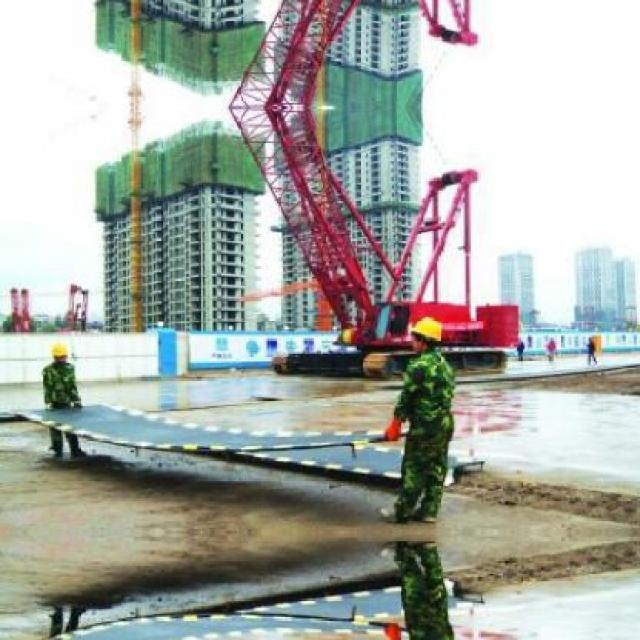
#> input picture data/images/train/-1079-_png_jpg.rf.19092a3937930012f9fd9c1ce57f5a7b.jpg, 640 x 640 px; its folder holds only this picture in this run
$ jupyter execute --allow-errors 01_eda.ipynb
#> lines starting #> are read from the running program, lines starting #| are printed output that depends on the picture
# 01 — Exploratory Data Analysis (EDA)
**Project:** Automated PPE Detection Using CNN-Based Object Detection
**Group:** Magical Unicorn | 6DANCS
**Lead:** John Vincent Lapid

This notebook covers:
1. Class count & distribution
2. Class imbalance analysis
3. Sample image grid (annotated)
4. Bounding box size distribution
5. Image brightness distribution

[cell 1]
import os
import cv2
import numpy as np
import matplotlib.pyplot as plt
import matplotlib.patches as patches
from collections import Counter
from pathlib import Path

# ── CONFIG ────────────────────────────────────────────────────────
DATASET_DIR = '../data'
SPLITS = ['train', 'val', 'test']

CLASS_NAMES = {
    0: 'Hardhat',
    1: 'Mask',
    2: 'NO-Hardhat',
    3: 'NO-Mask',
    4: 'NO-Safety Vest',
    5: 'Person',
    6: 'Safety Cone',
    7: 'Safety Vest',
    8: 'Machinery',
    9: 'Vehicle'
}
CLASS_COLORS = {
    0: '#2196F3',  # blue
    1: '#4CAF50',  # green
    2: '#FF9800',  # orange
    3: '#F44336',  # red
    4: '#E91E63',  # pink
    5: '#9C27B0',  # purple
    6: '#607D8B',  # grey
}

print('Config loaded. Dataset dir:', os.path.abspath(DATASET_DIR))

## 1. Class Count & Distribution

[cell 2]
def count_classes(split):
    lbl_dir = os.path.join(DATASET_DIR, 'labels', split)
    counts = Counter()
    for fname in os.listdir(lbl_dir):
        if not fname.endswith('.txt'):
            continue
        with open(os.path.join(lbl_dir, fname)) as f:
            for line in f:
                parts = line.strip().split()
                if parts:
                    counts[int(parts[0])] += 1
    return counts

#> (the rest of this cell did not finish here and is left out)


# Plot
fig, axes = plt.subplots(1, 3, figsize=(18, 5))
fig.suptitle('Class Annotation Counts per Split', fontsize=15, fontweight='bold')

for ax, split in zip(axes, SPLITS):
    counts = split_counts[split]
    ids = sorted(counts.keys())
    names = [CLASS_NAMES.get(i, str(i)) for i in ids]
    values = [counts[i] for i in ids]
    colors = [CLASS_COLORS.get(i, '#999') for i in ids]
    bars = ax.bar(names, values, color=colors, edgecolor='white', linewidth=0.8)
    ax.set_title(f'{split.capitalize()} split', fontsize=12)
    ax.set_xlabel('Class')
    ax.set_ylabel('Annotation count')
    ax.tick_params(axis='x', rotation=30)
    for bar, val in zip(bars, values):
        ax.text(bar.get_x() + bar.get_width()/2, bar.get_height() + 20,
                str(val), ha='center', va='bottom', fontsize=9)

plt.tight_layout()
plt.savefig('../runs/detect/models/ppe_yolov8/eda/eda_class_counts.png', dpi=150, bbox_inches='tight')
plt.show()
print('Saved: /runs/detect/models/ppe_yolov8/eda/eda_class_counts.png')

## 2. Class Imbalance Analysis

#> (a cell that did not finish here is left out)

## 3. Sample Image Grid (with Bounding Boxes)

[cell 4]
def draw_boxes(img_path, lbl_path):
    img = cv2.imread(img_path)
    img = cv2.cvtColor(img, cv2.COLOR_BGR2RGB)
    h, w = img.shape[:2]
    fig, ax = plt.subplots(1, figsize=(4, 4))
    ax.imshow(img)
    ax.axis('off')
    try:
        with open(lbl_path) as f:
            for line in f:
                parts = line.strip().split()
                if len(parts) < 5:
                    continue
                cid, cx, cy, bw, bh = int(parts[0]), *map(float, parts[1:5])
                x1 = (cx - bw/2) * w
                y1 = (cy - bh/2) * h
                color = CLASS_COLORS.get(cid, '#fff')
                rect = patches.Rectangle((x1, y1), bw*w, bh*h,
                                          linewidth=2, edgecolor=color, facecolor='none')
                ax.add_patch(rect)
                ax.text(x1, y1 - 4, CLASS_NAMES.get(cid, str(cid)),
                        color='white', fontsize=7,
                        bbox=dict(facecolor=color, alpha=0.8, pad=1, edgecolor='none'))
    except Exception:
        pass
    return fig

# Pick 8 random samples from train
import random
random.seed(42)
train_img_dir = os.path.join(DATASET_DIR, 'images', 'train')
train_lbl_dir = os.path.join(DATASET_DIR, 'labels', 'train')
sample_imgs = random.sample(os.listdir(train_img_dir), min(8, len(os.listdir(train_img_dir))))

fig, axes = plt.subplots(2, 4, figsize=(18, 9))
fig.suptitle('Sample Training Images with YOLO Annotations', fontsize=14, fontweight='bold')

for ax, fname in zip(axes.flat, sample_imgs):
    img_path = os.path.join(train_img_dir, fname)
    lbl_path = os.path.join(train_lbl_dir, os.path.splitext(fname)[0] + '.txt')
    img = cv2.cvtColor(cv2.imread(img_path), cv2.COLOR_BGR2RGB)
    h, w = img.shape[:2]
#> h = 640; w = 640
    ax.imshow(img)
    ax.axis('off')
    try:
        with open(lbl_path) as f:
            for line in f:
                parts = line.strip().split()
                if len(parts) < 5:
                    continue
                cid, cx, cy, bw, bh = int(parts[0]), *map(float, parts[1:5])
                x1 = (cx - bw/2) * w
                y1 = (cy - bh/2) * h
                color = CLASS_COLORS.get(cid, '#fff')
                rect = patches.Rectangle((x1, y1), bw*w, bh*h,
                                          linewidth=2, edgecolor=color, facecolor='none')
                ax.add_patch(rect)
    except Exception:
        pass

plt.tight_layout()
plt.savefig('../runs/detect/models/ppe_yolov8/eda/eda_sample_images.png', dpi=150, bbox_inches='tight')
plt.show()
print('Saved: /runs/detect/models/ppe_yolov8/eda/eda_sample_images.png')

## 4. Bounding Box Size Distribution

[cell 5]
box_areas = []
lbl_dir = os.path.join(DATASET_DIR, 'labels', 'train')
for fname in os.listdir(lbl_dir):
    if not fname.endswith('.txt'):
        continue
    with open(os.path.join(lbl_dir, fname)) as f:
        for line in f:
            parts = line.strip().split()
            if len(parts) >= 5:
                bw, bh = float(parts[3]), float(parts[4])
                box_areas.append(bw * bh * 100)  # as % of image area

fig, ax = plt.subplots(figsize=(10, 5))
ax.hist(box_areas, bins=60, color='#2196F3', edgecolor='white', linewidth=0.5)
ax.axvline(np.median(box_areas), color='red', linestyle='--', linewidth=1.5,
           label=f'Median: {np.median(box_areas):.2f}%')
ax.set_xlabel('Bounding Box Area (% of image)', fontsize=12)
ax.set_ylabel('Frequency', fontsize=12)
ax.set_title('Bounding Box Size Distribution (Training Set)', fontsize=13, fontweight='bold')
ax.legend()
plt.tight_layout()
plt.savefig('../runs/detect/models/ppe_yolov8/eda/eda_bbox_distribution.png', dpi=150, bbox_inches='tight')
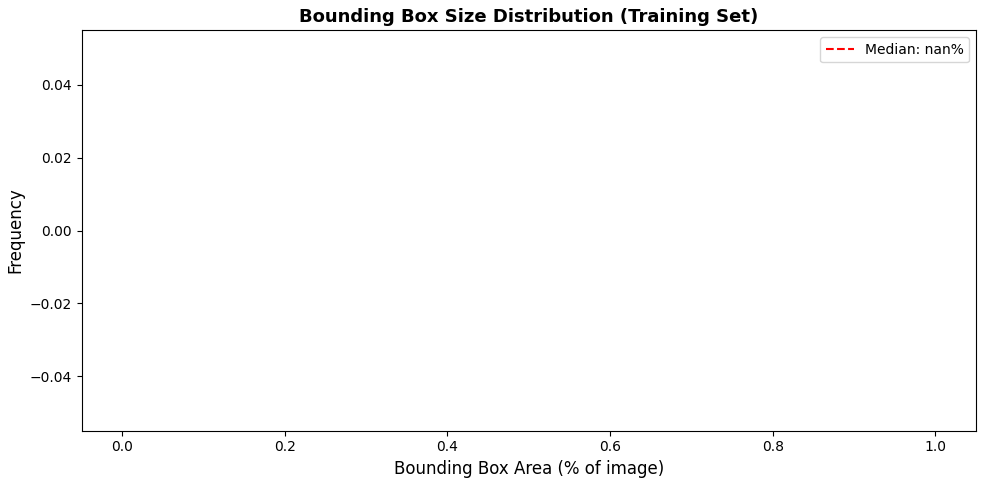
#> figure drawn by matplotlib, 1 panel
plt.show()
print(f'Total bboxes analyzed: {len(box_areas)}')
print(f'Median bbox area: {np.median(box_areas):.2f}% of image')
print(f'Mean bbox area:   {np.mean(box_areas):.2f}% of image')

## 5. Image Brightness Distribution

[cell 6]
brightness_vals = []
img_dir = os.path.join(DATASET_DIR, 'images', 'train')
sample = random.sample(os.listdir(img_dir), min(1000, len(os.listdir(img_dir))))

for fname in sample:
    img = cv2.imread(os.path.join(img_dir, fname), cv2.IMREAD_GRAYSCALE)
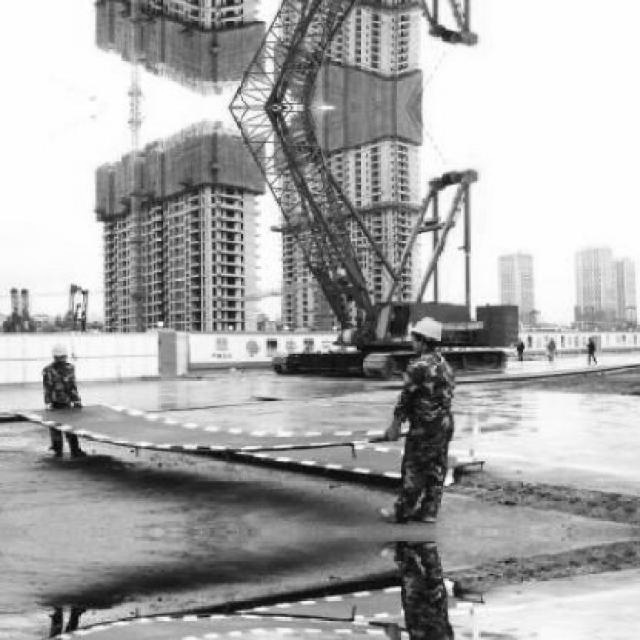
#> img: shape (640, 640); min 0, max 255, mean 168.6
    if img is not None:
        brightness_vals.append(np.mean(img))

fig, ax = plt.subplots(figsize=(10, 5))
ax.hist(brightness_vals, bins=50, color='#FF9800', edgecolor='white', linewidth=0.5)
ax.axvline(np.mean(brightness_vals), color='red', linestyle='--', linewidth=1.5,
           label=f'Mean: {np.mean(brightness_vals):.1f}')
ax.set_xlabel('Mean Pixel Intensity (0=Black, 255=White)', fontsize=12)
ax.set_ylabel('Number of Images', fontsize=12)
ax.set_title('Image Brightness Distribution (Training Set — 1000 sample)', fontsize=13, fontweight='bold')
ax.legend()
plt.tight_layout()
plt.savefig('../runs/detect/models/ppe_yolov8/eda/eda_brightness.png', dpi=150, bbox_inches='tight')
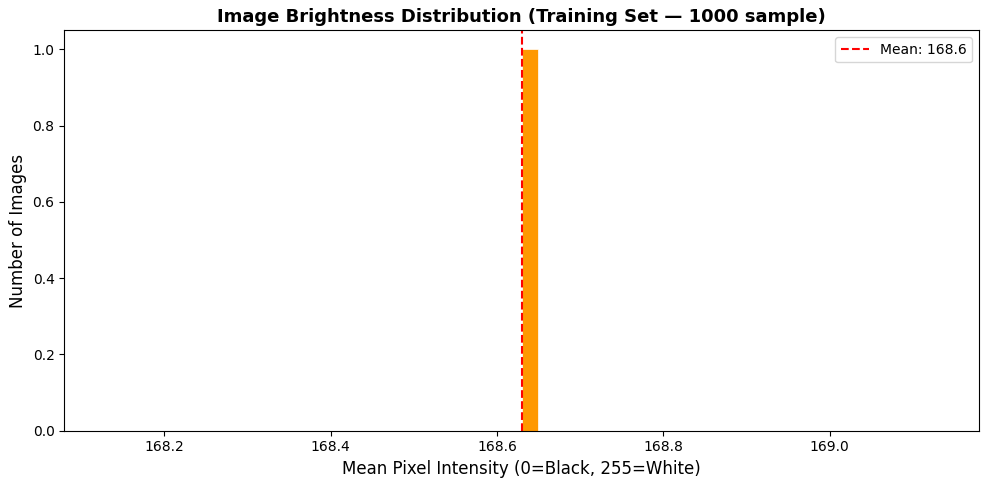
#> figure drawn by matplotlib, 1 panel; tallest bar 1 high, from x = 168.6 to 168.6
plt.show()
print(f'Mean brightness: {np.mean(brightness_vals):.1f}')
#| Mean brightness: 168.6
print(f'Std deviation:   {np.std(brightness_vals):.1f}')
#| Std deviation:   0.0

$ run again, on data/images/train/01261_jpg.rf.a2f9b65be201cebad78a1c25a855b0f2.jpg
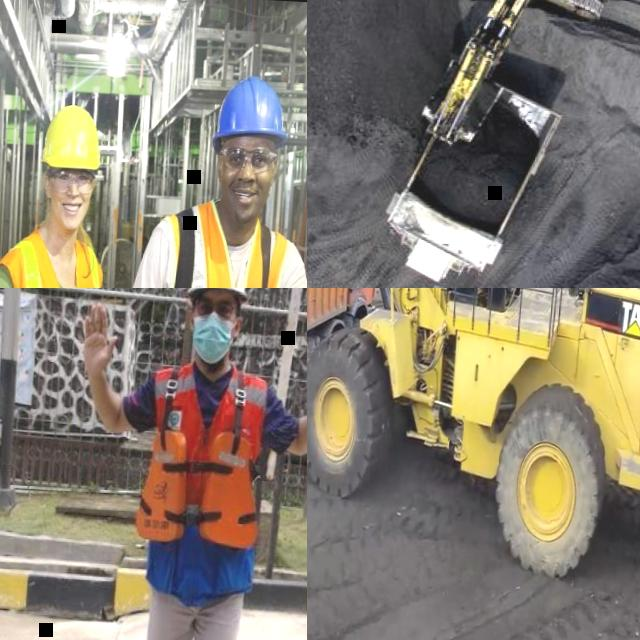
#> input picture data/images/train/01261_jpg.rf.a2f9b65be201cebad78a1c25a855b0f2.jpg, 640 x 640 px
#> `img = cv2.imread(os.path.join(img_dir, fname), cv2.IMREAD_GRAYSCALE)`:
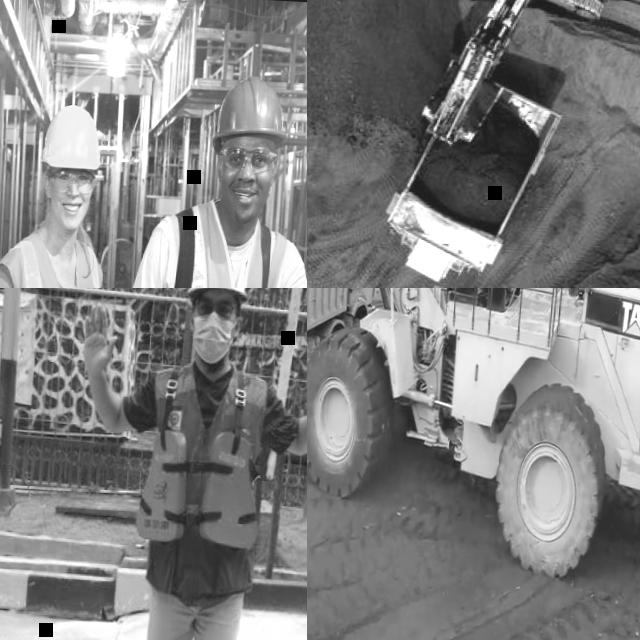
#> img: shape (640, 640); min 0, max 255, mean 130.8
#> `plt.savefig('../runs/detect/models/ppe_yolov8/eda/eda_brightness.png',..`:
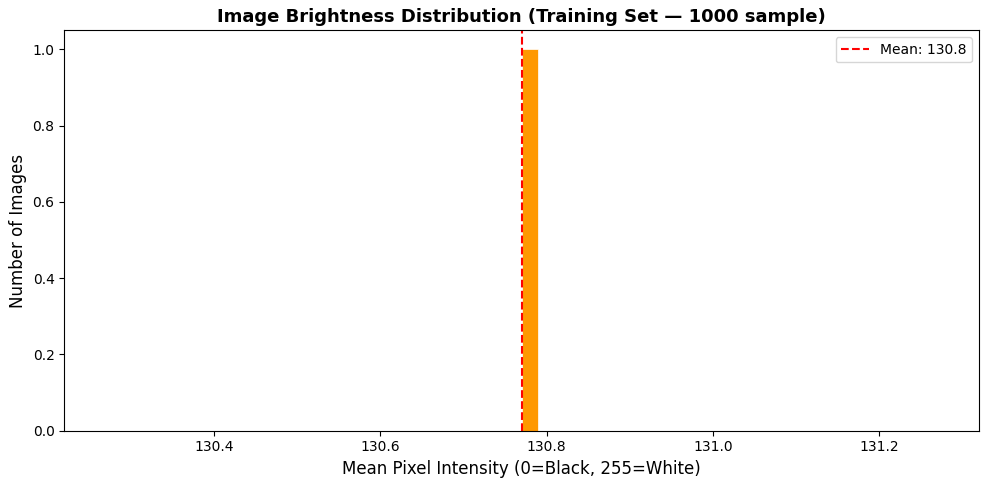
#> figure drawn by matplotlib, 1 panel; tallest bar 1 high, from x = 130.8 to 130.8
#| Mean brightness: 130.8
#| Std deviation:   0.0

$ run again, on data/images/train/129_jpg.rf.a68b454b70b3db44e61475f360275f39.jpg
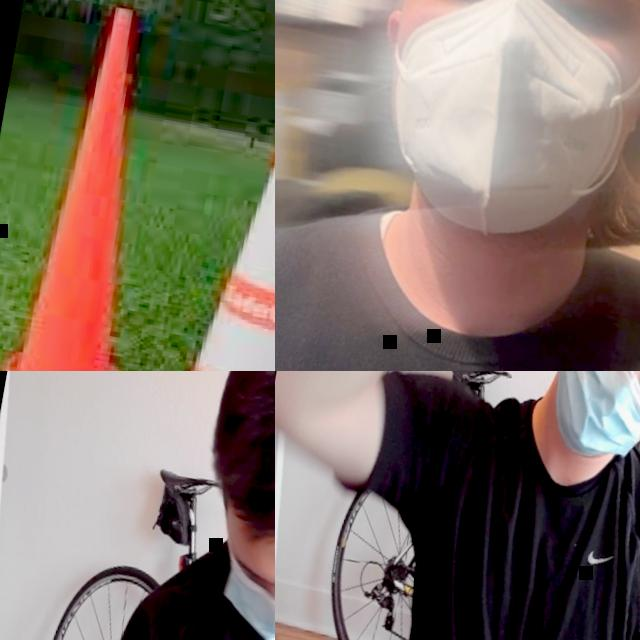
#> input picture data/images/train/129_jpg.rf.a68b454b70b3db44e61475f360275f39.jpg, 640 x 640 px
#> `img = cv2.imread(os.path.join(img_dir, fname), cv2.IMREAD_GRAYSCALE)`:
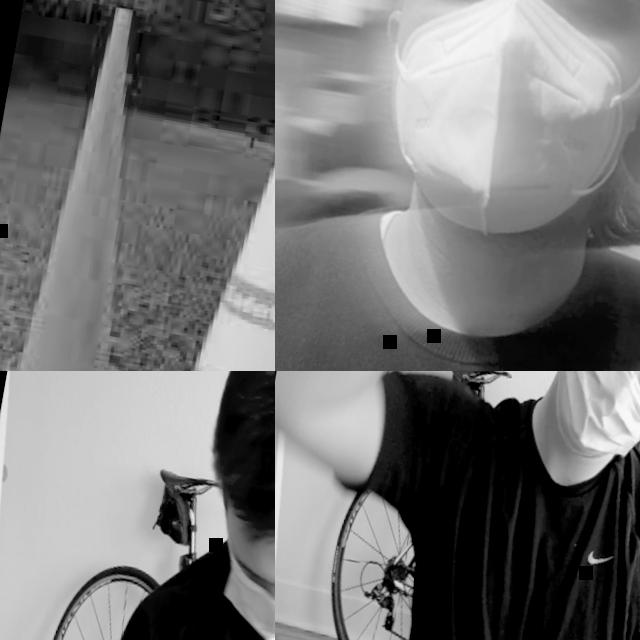
#> img: shape (640, 640); min 0, max 252, mean 116.6
#| Mean brightness: 116.6
#| Std deviation:   0.0
